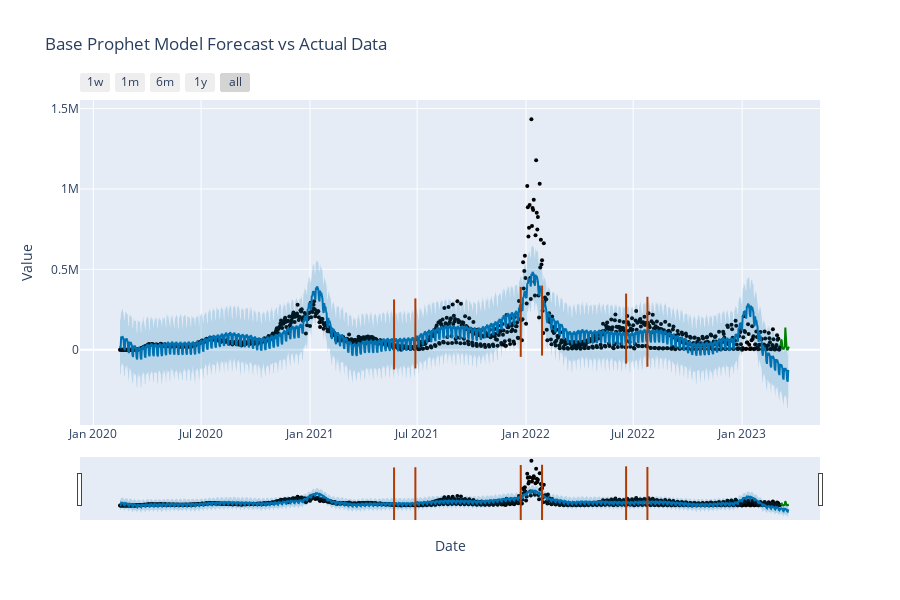

Notebook source saved alongside this figure:
### Markdown cell above
### <a id='toc3_1_3_'></a>[Model Evaluation](#toc0_)

3a. Plot In-Sample and Out-Of-Sample Predictions


> In the Future Models all these functions will be combined into one line of code: `prophet_model_eval_pipeline(model, forecast_df=forecast_df, title = title)`

### Code cell
# Generate the Prophet forecast plot
fig = plot_plotly(model, forecast_df, changepoints=True, xlabel='Date', ylabel='Value')

# Add the test actual data points
fig.add_trace(go.Scatter(
    x=y_test.ds, 
    y=y_test.y, 
    mode='lines', 
    name='Actual Data Points', 
    line=dict(color='green')
))

# Add titles and labels
fig.update_layout(
    title=f"{title} Model Forecast vs Actual Data",
    xaxis_title="Date",
    yaxis_title="Value",
    legend_title="Legend"
)

fig.show();

in_sample_eval_holder[f'{title} Model'] = residual_plotter(forecast_df.dropna(subset='y_train'), yhat_col='yhat', original_col='y_train', title=title)
out_of_sample_eval_holder[f'{title} Model'] = residual_plotter(forecast_df, yhat_col='yhat', original_col='y_test', title=title)
plt.legend();
plt.show()

### Figure 1 — Plotly figure (JSON) as saved in the notebook; plotly's stock layout.template omitted (floating-point values rounded to 4 significant figures; data arrays with more than 128 entries replaced by an {"elided": "..."} marker saying what was removed)
{"data": [{"marker": {"color": "black", "size": 4}, "mode": "markers", "name": "Actual", "type": "scatter", "x": {"elided": "1116 str values"}, "y": {"elided": "1116 int values"}}, {"hoverinfo": "skip", "line": {"width": 0}, "mode": "lines", "type": "scatter", "x": {"elided": "1130 str values"}, "y": {"elided": "1130 float values"}}, {"fill": "tonexty", "fillcolor": "rgba(0, 114, 178, 0.2)", "line": {"color": "#0072B2", "width": 2}, "mode": "lines", "name": "Predicted", "type": "scatter", "x": {"elided": "1130 str values"}, "y": {"elided": "1130 float values"}}, {"fill": "tonexty", "fillcolor": "rgba(0, 114, 178, 0.2)", "hoverinfo": "skip", "line": {"width": 0}, "mode": "lines", "type": "scatter", "x": {"elided": "1130 str values"}, "y": {"elided": "1130 float values"}}, {"hoverinfo": "skip", "marker": {"color": "#B23B00", "line": {"width": 2}, "size": 50, "symbol": "line-ns-open"}, "mode": "markers", "type": "scatter", "x": ["2021-05-23T00:00:00", "2021-06-28T00:00:00", "2021-12-23T00:00:00", "2022-01-28T00:00:00", "2022-06-19T00:00:00", "2022-07-25T00:00:00"], "y": [94600.0, 100900.0, 172900.0, 181000.0, 131100.0, 111200.0]}, {"line": {"color": "green"}, "mode": "lines", "name": "Actual Data Points", "type": "scatter", "x": ["2023-03-07T00:00:00", "2023-03-08T00:00:00", "2023-03-09T00:00:00", "2023-03-10T00:00:00", "2023-03-11T00:00:00", "2023-03-12T00:00:00", "2023-03-13T00:00:00", "2023-03-14T00:00:00", "2023-03-15T00:00:00", "2023-03-16T00:00:00", "2023-03-17T00:00:00", "2023-03-18T00:00:00", "2023-03-19T00:00:00", "2023-03-20T00:00:00", "2023-03-21T00:00:00"], "y": [23808, 63372, 55547, 10161, 1489, 1005, 13115, 20174, 137629, 54460, 18756, 1175, 1424, 9787, 18373]}], "layout": {"height": 600, "legend": {"title": {"text": "Legend"}}, "showlegend": false, "title": {"text": "Base Prophet Model Forecast vs Actual Data"}, "width": 900, "xaxis": {"rangeselector": {"buttons": [{"count": 7, "label": "1w", "step": "day", "stepmode": "backward"}, {"count": 1, "label": "1m", "step": "month", "stepmode": "backward"}, {"count": 6, "label": "6m", "step": "month", "stepmode": "backward"}, {"count": 1, "label": "1y", "step": "year", "stepmode": "backward"}, {"step": "all"}]}, "rangeslider": {"visible": true}, "title": {"text": "Date"}, "type": "date"}, "yaxis": {"title": {"text": "Value"}}}}
